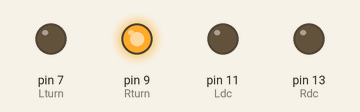
Recording of a sketch running on a simulated Arduino Uno, built with avr-gcc and run on an emulated ATmega328P. On the bench: output pins drawn as LEDs (lit = HIGH).

Above: at 0.17 s.
At 2.77 s:
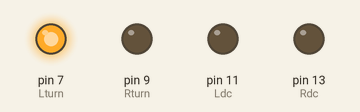
At 3.8 s:
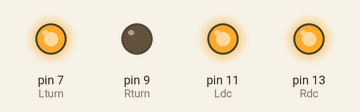
Timing chart, 0 to 5.5 s (numbered marks = the images above):
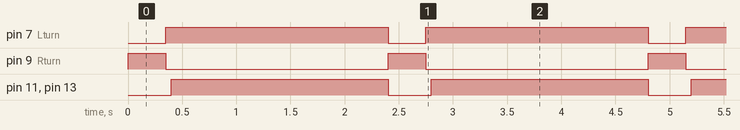

Measured:
- by itself, pin 7 (Lturn): alternates HIGH for 2.1 s and LOW for 0.35 s
- by itself, pin 9 (Rturn): alternates HIGH for 0.35 s and LOW for 2.1 s
- by itself, pin 11 (Ldc), pin 13 (Rdc): alternates HIGH for 2.0 s and LOW for 0.40 s

The sketch:

real_go_test.ino
```cpp
int Ldc=11;
int Lturn=7;
int Rdc=13;
int Rturn=9;

void setup() {
  // put your setup code here, to run once:
  pinMode(Lturn,OUTPUT);
  pinMode(Rturn,OUTPUT);
  pinMode(Ldc,OUTPUT);

  pinMode(Rdc,OUTPUT);
}

void loop() {
  // put your main code here, to run repeatedly:
turnRight();
Stop();
}


void Stop(){
  digitalWrite(Ldc,HIGH);
  digitalWrite(Rdc,HIGH);
  delay(1000);
}

void straight(){
  digitalWrite(Ldc,LOW);
  digitalWrite(Rdc,LOW);
  digitalWrite(Lturn,LOW);
  digitalWrite(Rturn,LOW);
  delay(1000);
}
void turnLeft(){
  digitalWrite(Ldc,LOW);
  digitalWrite(Rdc,LOW);
  digitalWrite(Lturn,HIGH);
  digitalWrite(Rturn,LOW);
  delay(350);
  digitalWrite(Ldc,LOW);
  digitalWrite(Rdc,LOW);
  digitalWrite(Lturn,LOW);
  digitalWrite(Rturn,HIGH);
  delay(50);
  Stop();
}
void turnRight(){
  digitalWrite(Ldc,LOW);
  digitalWrite(Rdc,LOW);
  digitalWrite(Lturn,LOW);
  digitalWrite(Rturn,HIGH);
  delay(350);
  digitalWrite(Ldc,LOW);
  digitalWrite(Rdc,LOW);
  digitalWrite(Lturn,HIGH);
  digitalWrite(Rturn,LOW);
  delay(50);
  Stop();
}
```
